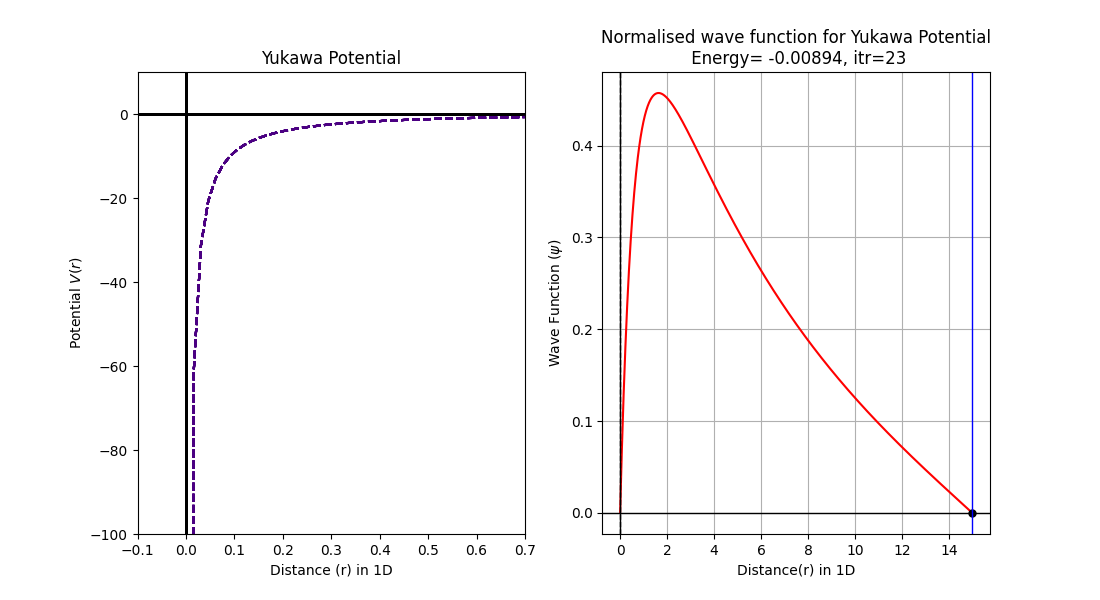

Recreate this plot in Python.
#Solution of Schrodinger's 1D wave equation for Yukawa potential
#Numerov Method

import numpy as np
import matplotlib.pyplot as plt
from scipy.integrate import simpson


#Define the potential
def V(r):
    b=1
    return -(1/r)*np.exp(-r/b)
   
#Boundary conditions for a wave function
r0,y0,rn,yn=0.001,0,15,0
n=1000
r,h=np.linspace(r0,rn,n,retstep='True')
psi=np.zeros(n)
psi[0],psi[1]=0,0.001

#Numerov method with shooting parameter E as energy
def Yukawa(E):
    k=2*(E-V(r))            #Parameter from Time Independent Schrodinger Equation
    for i in range(1,n-1):   
       psi[i+1]=(2*(1-(5/12)*h**2*k[i])*psi[i]-(1+(1/12)*h**2*k[i-1])*psi[i-1])/(1+(1/12)*h**2*k[i+1])
    return psi 



#Guessing energy value from plot
#Energies are negative (but finite) if Yukawa Potential supports bound states but the system here allows positive energies for bound states  as it is bounded from both ends with infinite potential at finite distance
energies=np.arange(-10,10,0.01)
H=[]
for i in energies:
    hits=Yukawa(i)[-1]
    H.append(hits)
    
plt.plot(energies,H,'b-')
plt.axhline(color='black',lw=1)
plt.axvline(color='black',lw=1)
plt.xlabel('Energy')
plt.ylabel('End-point')
plt.xlim(-0.5,1)
plt.ylim(-0.1,0.1)
plt.minorticks_on()
plt.grid(which='minor',color='green',ls='--')
plt.savefig('/home/[user]/Desktop/GitHub/Computational-Physics-UG/Application to some physics problems/Scrodinger Equation/TISE/Numerov Method/Primitive Method/Python Files/Yukawa_hits.png')
plt.show()



#Bisection method for proper choice of energy
while True:
    E1=eval(input('Enter the 1st guess of energy : '))
    E2=eval(input('Enter the 2nd guess of energy : '))
    if Yukawa(E1)[-1]*Yukawa(E2)[-1]<0:
        break
    print('Energy does not exist between the guesses\nEnter new guesses')

itr=0.0
plt.figure(figsize=(11,6)) 
while True:
    E3=(E1+E2)/2
    if Yukawa(E3)[-1]==0:
        break
    if Yukawa(E1)[-1]*Yukawa(E3)[-1]>0:
        E1=E3
    else:
        E2=E3
    itr=itr+1
    acc=abs(E1-E2)
    if acc<0.00000001:
        break
          
#Normalisation of wave function
    N=1/np.sqrt(simpson(Yukawa(E3)*Yukawa(E3),x=r))
    solution=N*Yukawa(E3)

#Plotting and printing
    plt.subplot(121)
    plt.plot(r,V(r),'--',color='indigo')
    plt.ylabel(r'Potential $V(r)$')
    plt.xlabel('Distance (r) in 1D')
    plt.title('Yukawa Potential')
    plt.xlim(-0.1,0.7)
    plt.ylim(-100,10)
    plt.axhline(color='black',lw=1)
    plt.axvline(color='black',lw=1)
    
    plt.subplot(122)
    plt.cla()
    plt.plot(r,solution,'r',lw=1.5)
    plt.plot(r[-1],Yukawa(E3)[-1],'o',color='black',ms=5)
    plt.title('Normalised wave function for Yukawa Potential\n'+r' Energy=%9.5f, itr=%2i'%(E3,itr))
    plt.xlabel('Distance(r) in 1D')
    plt.ylabel(r'Wave Function ($\psi$)')
    plt.axhline(color='black',lw=1)
    plt.axvline(color='black',lw=1)
    plt.axvline(x=r0,color='black',lw=1,ls='--')
    plt.axvline(x=rn,color='blue',lw=1)
    plt.grid()
    plt.pause(0.5)

plt.savefig('/home/[user]/Desktop/GitHub/Computational-Physics-UG/Application to some physics problems/Scrodinger Equation/TISE/Numerov Method/Primitive Method/Python Files/Yukawa.png')
plt.show()
print('The energy satisfying the boundary condition is',E3)
     
